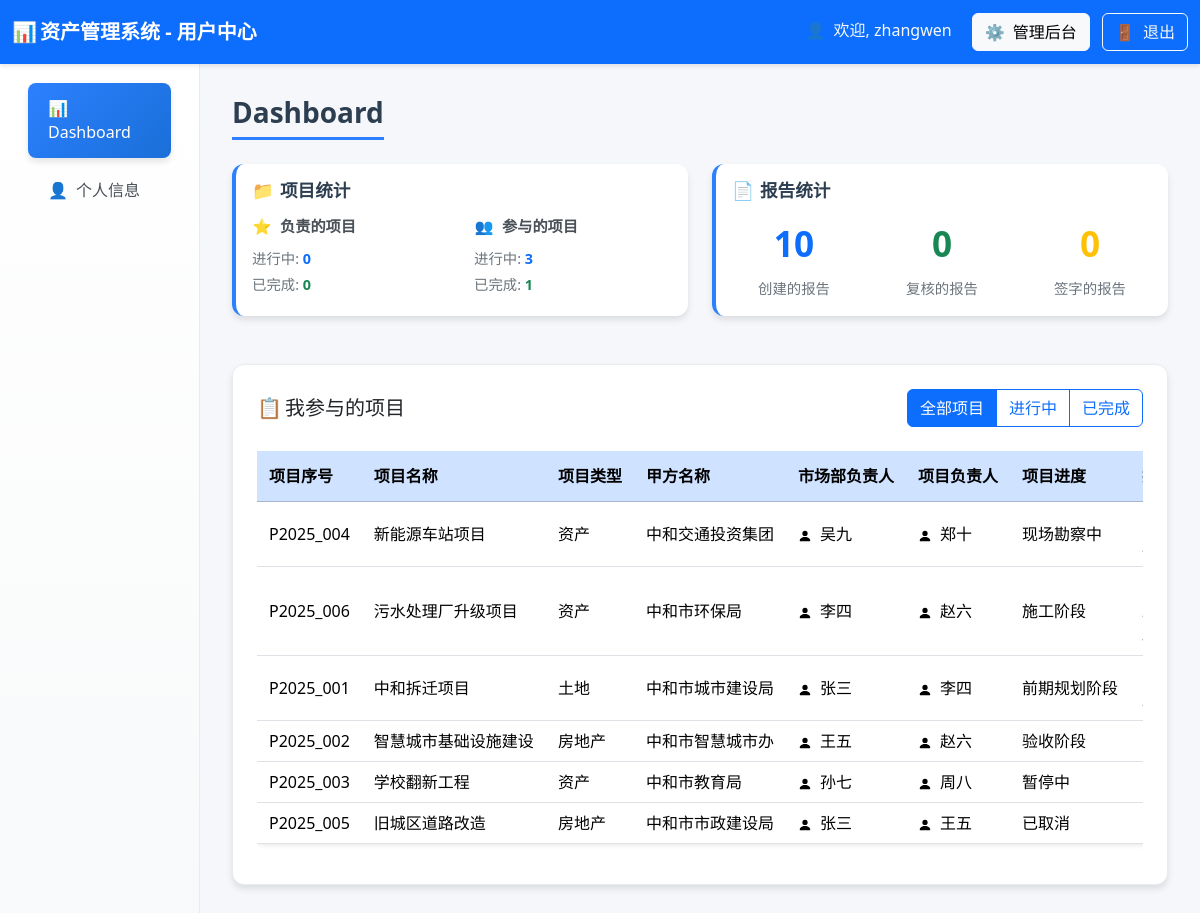
The app's page /user_dashboard (signed in) with its own data.
### tables this page shows
CREATE TABLE projects (
        id INTEGER PRIMARY KEY AUTOINCREMENT,
        project_no TEXT,                 -- ① 项目序号
        name TEXT,                       -- ② 项目名称
        project_type TEXT,               -- ③ 项目类型
        client_name TEXT,                -- ④ 甲方名称
        market_leader TEXT,              -- ⑤ 市场部负责人用户名
        project_leader TEXT,             -- ⑥ 项目负责人用户名
        progress TEXT,                   -- ⑦ 项目进度
        report_numbers TEXT,             -- ⑧ 报告号（多个以逗号分隔）
        amount REAL,                     -- ⑨ 合同金额
        is_paid TEXT,                    -- ⑩ 是否收费（是/否）
        creator TEXT,                    -- ⑪ 项目创建人用户名
        creator_realname TEXT,           -- ⑫ 项目创建人真实姓名
        start_date TEXT,                 -- ⑬ 开始日期
        end_date TEXT,                   -- ⑭ 结束日期
        status TEXT,                     -- ⑮ 状态
        contract_file TEXT,
        create_date TEXT
    );

CREATE TABLE users (
        id INTEGER PRIMARY KEY AUTOINCREMENT,
        username TEXT UNIQUE NOT NULL,
        realname TEXT,
        user_type TEXT,
        password TEXT,
        -- 新增字段
        phone TEXT,
        email TEXT,
        hire_date TEXT,
        education TEXT,
        position TEXT,
        department TEXT,
        create_time TEXT DEFAULT CURRENT_TIMESTAMP,
        update_time TEXT DEFAULT CURRENT_TIMESTAMP
    );

### routes/user_routes.py (the view)
@router.get("/user_dashboard", response_class=HTMLResponse)
async def user_dashboard(
    request: Request,
    user: dict = Depends(login_required),
    db: sqlite3.Connection = Depends(get_db)
):
    data = await user_service.get_user_dashboard_data(request, user, db)
    return templates.TemplateResponse("user_dashboard.html", {
        "request": request,
        "user": user,
        "dashboard_data": data
    })

### templates/user_dashboard.html (shortened to what this page needs)
<!DOCTYPE html>
<html lang="zh-CN">
<head>
    <link href="https://cdn.jsdelivr.net/npm/bootstrap@5.3.2/dist/css/bootstrap.min.css" rel="stylesheet">
    <link rel="stylesheet"
        href="https://cdnjs.cloudflare.com/ajax/libs/bootstrap-icons/1.11.0/font/bootstrap-icons.min.css">
</head>
<body>
    <nav class="navbar navbar-dark bg-primary">
        <div class="container-fluid">
            <span class="navbar-brand mb-0 h1 fw-bold">
                <span class="fallback-icon">📊</span>资产管理系统 - 用户中心
            </span>
            <div>
                <span class="text-light me-3">
                    <span class="fallback-icon">👤</span>欢迎, {{ user.username }}
                </span>
                {% if user.user_type == 'admin' %}
                <a href="/admin" class="btn btn-light me-2">
                    <span class="fallback-icon">⚙️</span>管理后台
                </a>
                {% endif %}
                <a href="/logout" class="btn btn-outline-light">
                    <span class="fallback-icon">🚪</span>退出
                </a>
            </div>
        </div>
    </nav>
    <div class="container-fluid">
        <div class="row">
            <div class="col-md-3 col-lg-2 sidebar">
                <nav class="nav flex-column p-3">
                    <a class="nav-link active" href="/user_dashboard">
                        <span class="fallback-icon">📊</span>Dashboard
                    </a>
                    <a class="nav-link" href="/user_profile">
                        <span class="fallback-icon">👤</span>个人信息
                    </a>
                </nav>
            </div>
            <div class="col-md-9 col-lg-10 main-content">
                <h3 class="page-title">Dashboard</h3>
                <div class="row mb-4">
                    <div class="col-md-6 mb-4">
                        <div class="card stat-card h-100">
                            <div class="card-body">
                                <h5 class="card-title">
                                    <span class="fallback-icon">📁</span>项目统计
                                </h5>
                                <div class="row project-stats">
                                    <div class="col-6">
                                        <h6><span class="fallback-icon">⭐</span>负责的项目</h6>
                                        <p class="mb-1">进行中: <span class="text-primary fw-bold">{{ dashboard_data.responsible_projects.get('active', 0) }}</span></p>
                                        <p>已完成: <span class="text-success fw-bold">{{ dashboard_data.responsible_projects.get('completed', 0) }}</span></p>
                                    </div>
                                    <div class="col-6">
                                        <h6><span class="fallback-icon">👥</span>参与的项目</h6>
                                        <p class="mb-1">进行中: <span class="text-primary fw-bold">{{ dashboard_data.participated_projects.get('active', 0) }}</span></p>
                                        <p>已完成: <span class="text-success fw-bold">{{ dashboard_data.participated_projects.get('completed', 0) }}</span></p>
                                    </div>
                                </div>
                            </div>
                        </div>
                    </div>
                    <div class="col-md-6 mb-4">
                        <div class="card stat-card h-100">
                            <div class="card-body">
                                <h5 class="card-title">
                                    <span class="fallback-icon">📄</span>报告统计
                                </h5>
                                <div class="row text-center">
                                    <div class="col-4">
                                        <div class="stats-number text-primary">{{ dashboard_data.created_reports }}</div>
                                        <div class="stats-label">创建的报告</div>
                                    </div>
                                    <div class="col-4">
                                        <div class="stats-number text-success">{{ dashboard_data.reviewed_reports }}</div>
                                        <div class="stats-label">复核的报告</div>
                                    </div>
                                    <div class="col-4">
                                        <div class="stats-number text-warning">{{ dashboard_data.signed_reports }}</div>
                                        <div class="stats-label">签字的报告</div>
                                    </div>
                                </div>
                            </div>
                        </div>
                    </div>
                </div>
                <div class="projects-table-container">
                    <div class="table-header">
                        <h5 class="mb-0"><span class="fallback-icon">📋</span>我参与的项目</h5>
                        <div class="filter-controls">
                            <div class="btn-group" role="group">
                                <label class="btn btn-outline-primary" for="allProjects">全部项目</label>
                                <label class="btn btn-outline-primary" for="activeProjects">进行中</label>
                                <label class="btn btn-outline-primary" for="completedProjects">已完成</label>
                            </div>
                        </div>
                    </div>
                    <div class="table-container">
                        <table class="table table-hover bg-white rounded shadow-sm">
                            <thead class="table-primary">
                                <tr>
                                    <th>项目序号</th>
                                    <th>项目名称</th>
                                    <th>项目类型</th>
                                    <th>甲方名称</th>
                                    <th>市场部负责人</th>
                                    <th>项目负责人</th>
                                    <th>项目进度</th>
                                    <th>报告号</th>
                                </tr>
                            </thead>
                            <tbody id="projectsTableBody">
                                {% for project in dashboard_data.user_projects %}
                                <tr data-status="{{ project.status }}" onclick="window.location.href='/project/{{ project.id }}'">
                                    <td>{{ project.project_no }}</td>
                                    <td>{{ project.name }}</td>
                                    <td>{{ project.project_type }}</td>
                                    <td>{{ project.client_name }}</td>
                                    <td>
                                        {% if project.market_leader_realname %}
                                        <svg xmlns="http://www.w3.org/2000/svg" width="14" height="14" fill="currentColor" class="bi bi-person-fill me-1" viewBox="0 0 16 16">
                                            <path d="M3 14s-1 0-1-1 1-4 6-4 6 3 6 4-1 1-1 1H3Zm5-6a3 3 0 1 0 0-6 3 3 0 0 0 0 6Z"/>
                                        </svg>
                                        {{ project.market_leader_realname }}
                                        {% else %}
                                        <span class="text-muted">未设置</span>
                                        {% endif %}
                                    </td>
                                    <td>
                                        {% if project.project_leader_realname %}
                                        <svg xmlns="http://www.w3.org/2000/svg" width="14" height="14" fill="currentColor" class="bi bi-person-fill me-1" viewBox="0 0 16 16">
                                            <path d="M3 14s-1 0-1-1 1-4 6-4 6 3 6 4-1 1-1 1H3Zm5-6a3 3 0 1 0 0-6 3 3 0 0 0 0 6Z"/>
                                        </svg>
                                        {{ project.project_leader_realname }}
                                        {% else %}
                                        <span class="text-muted">未设置</span>
                                        {% endif %}
                                    </td>
                                    <td>{{ project.progress }}</td>
                                    <td>
                                    </td>
                                </tr>
                                {% endfor %}
                            </tbody>
                        </table>
                    </div>
                </div>
            </div>
        </div>
    </div>
</body>
</html>

### templates/user_dashboard.html (style rules this page uses)
:root { --primary-color: #2c80ff; --secondary-color: #6c757d; --success-color: #28a745; --warning-color: #ffc107; --info-color: #17a2b8; --light-bg: #f8f9fa; --card-shadow: 0 4px 6px rgba(0, 0, 0, 0.1); --hover-shadow: 0 8px 15px rgba(0, 0, 0, 0.15); }
body { background-color: #f5f7fb; font-family: 'Segoe UI', Tahoma, Geneva, Verdana, sans-serif; }
.navbar { box-shadow: 0 2px 4px rgba(0, 0, 0, 0.1); padding: 0.8rem 0; }
.sidebar { background: linear-gradient(180deg, #ffffff 0%, #f8f9fa 100%); min-height: calc(100vh - 76px); box-shadow: 2px 0 10px rgba(0, 0, 0, 0.08); border-right: 1px solid #e9ecef; padding: 0; }
.nav-link { color: #495057; padding: 0.85rem 1.25rem; border-radius: 0.5rem; margin: 0.2rem 0.75rem; transition: all 0.3s ease; font-weight: 500; border: none; }
.nav-link.active { background: linear-gradient(135deg, var(--primary-color), #1a6fd8); color: white; box-shadow: var(--card-shadow); }
.main-content { padding: 2rem; background-color: #f5f7fb; }
.page-title { color: #2c3e50; font-weight: 700; margin-bottom: 1.5rem; padding-bottom: 0.5rem; border-bottom: 3px solid var(--primary-color); display: inline-block; }
.stat-card { border: none; border-radius: 12px; box-shadow: var(--card-shadow); transition: all 0.3s ease; border-left: 4px solid var(--primary-color); background: white; }
.stat-card .card-title { color: #2c3e50; font-weight: 600; font-size: 1.1rem; margin-bottom: 1rem; }
.stats-number { font-size: 2.2rem; font-weight: 700; margin-bottom: 0.5rem; }
.stats-label { font-size: 0.9rem; color: var(--secondary-color); font-weight: 500; }
.project-stats h6 { color: #495057; font-weight: 600; margin-bottom: 0.8rem; font-size: 0.95rem; }
.project-stats p { margin-bottom: 0.3rem; font-size: 0.9rem; color: #6c757d; }
table.table tbody tr { cursor: pointer; transition: background-color 0.2s ease; }
.table th { white-space: nowrap; overflow: hidden; text-overflow: ellipsis; max-width: 200px; height: 50px; line-height: 1.2; vertical-align: middle; padding: 8px 12px; }
.table-container { width: 100%; overflow-x: auto; }
.table { min-width: 1200px; table-layout: auto; }
.table td { white-space: nowrap; overflow: hidden; text-overflow: ellipsis; max-width: 200px; vertical-align: middle; padding: 8px 12px; }
.projects-table-container { background: white; border-radius: 12px; padding: 1.5rem; box-shadow: var(--card-shadow); border: 1px solid #e9ecef; margin-top: 1.5rem; }
.table-header { display: flex; justify-content: space-between; align-items: center; margin-bottom: 1.5rem; flex-wrap: wrap; gap: 1rem; }
.filter-controls { display: flex; gap: 1rem; align-items: center; flex-wrap: wrap; }
.fallback-icon { display: inline-block; width: 20px; text-align: center; margin-right: 8px; }

### records on screen
projects: project_no "P2025_004", name "新能源车站项目", project_type "资产", client_name "中和交通投资集团", progress "现场勘察中"
users: market_leader_realname "吴九"
users: project_leader_realname "郑十"
projects: project_no "P2025_006", name "污水处理厂升级项目", project_type "资产", client_name "中和市环保局", progress "施工阶段"
users: market_leader_realname "李四", project_leader_realname "李四"
users: project_leader_realname "赵六" "赵六"
projects: project_no "P2025_001", name "中和拆迁项目", project_type "土地", client_name "中和市城市建设局", progress "前期规划阶段"
users: market_leader_realname "张三" "张三"
projects: project_no "P2025_002", name "智慧城市基础设施建设", project_type "房地产", client_name "中和市智慧城市办", progress "验收阶段"
users: market_leader_realname "王五", project_leader_realname "王五"
projects: project_no "P2025_003", name "学校翻新工程", project_type "资产", client_name "中和市教育局", progress "暂停中"
users: market_leader_realname "孙七"
users: project_leader_realname "周八"
projects: project_no "P2025_005", name "旧城区道路改造", project_type "房地产", client_name "中和市市政建设局", progress "已取消"

### other values on screen
{{ user.username }} "zhangwen"
{{ dashboard_data.responsible_projects.get('active', 0) }} "0"
{{ dashboard_data.responsible_projects.get('completed', 0) }} "0"
{{ dashboard_data.participated_projects.get('active', 0) }} "3"
{{ dashboard_data.participated_projects.get('completed', 0) }} "1"
{{ dashboard_data.created_reports }} "10"
{{ dashboard_data.reviewed_reports }} "0"
{{ dashboard_data.signed_reports }} "0"
